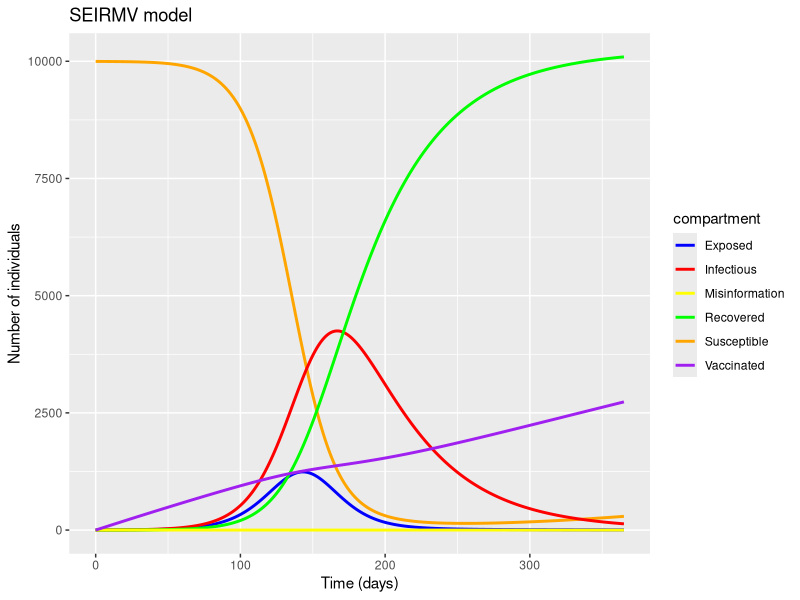

This chart was generated by the following R code:
## ---- chunk 1
knitr::opts_chunk$set(echo = TRUE)
## ---- chunk 2
# Load the necessary package
library(deSolve)
library(ggplot2)
library(tidyr)

## ---- chunk 3
# Define the SEIRMV model
seirmv_model <- function(time, state, parameters) {
  with(as.list(c(state, parameters)), {
    # Differential equations
    dS <- -beta * S * I / N - mu * S + nu * V
    dE <- beta * S * I / N - sigma * E
    dI <- sigma * E - gamma * I
    dR <- gamma * I
    dM <- mu * S - phi * M
    dV <- -psi * V + nu * (S + E + R)
    
    # Return the rates of change
    list(c(dS, dE, dI, dR, dM, dV))
  })
}

# Initial state values
N <- 10000
E_0 <- 2
I_0 <- 1
R_0 <- 0
M_0 <- 0
V_0 <- 0

initial_state <- c(
  S = N - (E_0 + I_0 + R_0 + M_0 + V_0),
  E = E_0,
  I = I_0,
  R = R_0,
  M = M_0,
  V = V_0
)

# Example values, adjust as needed
parameters <- c(
  beta = 0.12,  # Transmission rate
  sigma = 0.12,  # Rate of progression from exposed to infectious (1/latent period)
  gamma = 0.022,  # Recovery rate (1/infectious period)
  mu = 0.00,  # Rate of misinformation
  phi = 0.00,  # Effect of misinformation
  nu = 0.001,  # Rate of vaccination
  psi = 0.001  # Effectiveness of vaccination
)

# Time points (days)
time <- seq(0, 365, by = 1)

# Solve the SEIRMV model
out <- ode(y = initial_state, times = time, func = seirmv_model, parms = parameters)

# Convert the output to a data frame
out <- as.data.frame(out)

# Plot the results
ggplot(out, aes(x = time,y = value, color = compartment)) +
  geom_line(aes(y = S, color = "Susceptible"), linewidth = 1) +
  geom_line(aes(y = E, color = "Exposed"), linewidth = 1) +
  geom_line(aes(y = I, color = "Infectious"), linewidth = 1) +
  geom_line(aes(y = R, color = "Recovered"), linewidth = 1) +
  geom_line(aes(y = M, color = "Misinformation"), linewidth = 1) +
  geom_line(aes(y = V, color = "Vaccinated"), linewidth = 1) +
  scale_color_manual(values = c("blue", "red", "yellow", "green", "orange", "purple")) +
  labs(title = "SEIRMV model", x = "Time (days)", y = "Number of individuals")

# Display the results
print(out)
